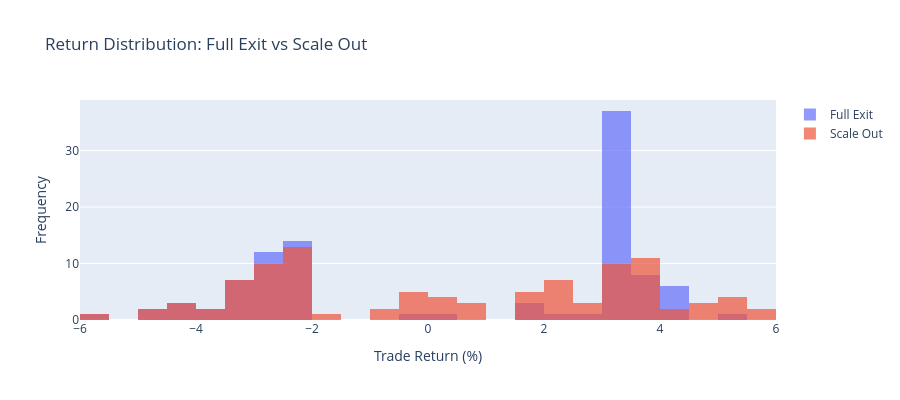

The code cell stored with this chart in its notebook:
### Markdown cell above
**Interpretation**: In the conventional account, scaling out trades right-tail
upside for a smoother distribution. On this SPY dataset the numbers above show
the trade-off differently — scale-out gives up upside (mean ≈ 0.44% vs 0.64%) at
essentially the same dispersion (std ≈ 3.13% vs 3.15%) and at a lower win rate
(54.0% vs 58.0%); the smoother-equity-curve story does not generalize to every
entry set, and the policy should be calibrated against the trade ledger, not
assumed.

### Code cell
# Visualize return distributions
fig = go.Figure()

fig.add_trace(
    go.Histogram(x=np.array(full_exit_returns) * 100, name="Full Exit", opacity=0.7, nbinsx=30)
)

fig.add_trace(
    go.Histogram(x=np.array(scale_out_returns) * 100, name="Scale Out", opacity=0.7, nbinsx=30)
)

fig.update_layout(
    title="Return Distribution: Full Exit vs Scale Out",
    xaxis_title="Trade Return (%)",
    yaxis_title="Frequency",
    barmode="overlay",
    height=400,
)
fig.show()

### Figure 1 — Plotly figure (JSON) as saved in the notebook; plotly's stock layout.template omitted (floating-point values rounded to 4 significant figures)
{"data": [{"name": "Full Exit", "nbinsx": 30, "opacity": 0.7, "type": "histogram", "x": [3.226, -0.0491, 0.1795, 2.327, 3.115, -2.01, -2.399, 3.089, 3.127, 3.119, 2.844, -3.101, 3.507, 3.351, 3.325, 3.193, 3.038, 3.106, 3.19, 3.682, -3.158, 3.089, 3.285, 3.322, 3.043, -4.726, 3.482, 3.421, -2.647, 3.817, 1.732, -2.831, 3.175, 3.009, 3.483, 3.065, 3.045, 3.307, -3.461, -4.446, -4.705, -4.312, 4.203, 5.056, 3.755, 3.53, -5.865, 3.201, 3.344, 3.576, -2.41, 3.08, -2.455, -3.418, 4.229, 3.232, -2.132, -2.36, -2.719, -2.849, 3.003, 3.347, -2.112, 3.305, 3.121, 3.302, 3.028, 3.011, 1.526, -2.582, 3.031, -2.135, -2.468, -2.569, -3.035, -2.979, -3.733, -3.736, 4.141, 4.073, -2.057, -2.217, -2.9, 4.002, -2.417, 3.668, 3.975, -4.348, -2.06, 3.093, 4.042, -2.851, -3.328, -2.972, -2.612, -3.125, 1.605, 3.241, -2.49, -2.722]}, {"name": "Scale Out", "nbinsx": 30, "opacity": 0.7, "type": "histogram", "x": [3.599, 0.7156, 0.3925, 0.5535, 3.235, -2.01, -2.399, 4.254, 3.815, 3.021, 2.602, -3.101, 5.274, 3.28, 2.942, 3.29, 3.288, 4.166, 3.143, 1.847, -3.158, 5.076, 3.771, 2.37, -0.8567, -4.726, -0.2406, 3.651, -2.647, 3.045, 0.1347, -2.831, 3.38, 3.787, 3.568, 3.762, -0.3006, -0.1179, -3.461, -4.446, -4.705, -4.312, 2.459, 5.584, 5.436, -1.726, -5.865, 4.997, 5.694, 1.96, -2.41, 2.088, -2.455, -3.418, 4.884, 3.535, -2.132, -2.36, -2.719, -2.849, 3.61, 3.624, -2.112, 3.491, 3.738, 3.5, 0.2117, 2.49, 1.703, -2.582, 0.004285, -2.135, -2.468, -2.569, -3.035, -2.979, -3.733, -3.736, 2.678, 2.091, -0.6994, -2.217, -2.9, 5.451, -2.417, 2.01, 1.742, -4.348, -2.06, 0.7461, 2.047, -2.851, -3.328, -2.972, -0.1343, -3.125, 1.605, 4.551, -2.49, -0.2427]}], "layout": {"barmode": "overlay", "height": 400, "title": {"text": "Return Distribution: Full Exit vs Scale Out"}, "xaxis": {"title": {"text": "Trade Return (%)"}}, "yaxis": {"title": {"text": "Frequency"}}}}
